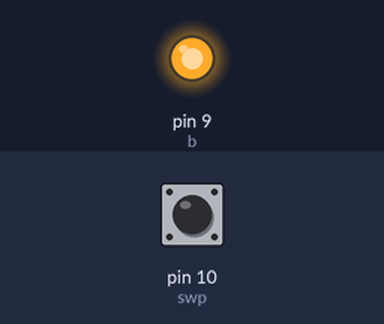
Simulated run of this sketch. Board: Arduino Uno, built with avr-gcc and run on an emulated ATmega328P. Shown: output pins drawn as LEDs (lit = HIGH). Inputs (shaded band) come from the test bench; at power-on: pin 10 (swp) LOW. What the sketch prints to the serial monitor is not drawn.

Above: at 4.8 s.
4.9 s: pin 10 (swp) pulled HIGH for 2.35 s
Timing chart, 0 to 7.9 s (numbered marks = the images above; inputs shaded):
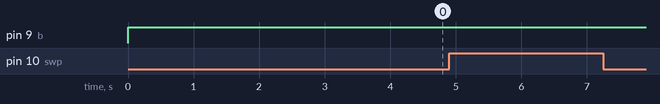

Measured:
- after the input at 4.9 s, every drawn part: stays the same

The sketch:

serialcom.ino
```cpp
int swp=10;
int b=9;
void setup() {
  // put your setup code here, to run once:
pinMode(swp,INPUT);
pinMode(b,OUTPUT);
Serial.begin(9600);
}

void loop() {
  // put your main code here, to run repeatedly:
Serial.print("Switch is");
if(int a=digitalRead(swp)==1)
{
  Serial.println("OPEN");
}
else
{
  Serial.println("Alert!!Intruder Detected.");
  digitalWrite(b,1);

delay(1000);}
delay(1000);
}
```
